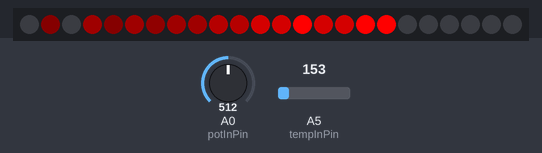
The sketch below on a simulated Arduino Uno, built with avr-gcc and run on an emulated ATmega328P. Shown: 24 RGB LEDs in strip order, left to right. The test bench sets the inputs (shaded band); at power-on: A5 (tempInPin) = 153, A0 (potInPin) = 512. Dim RGB values are drawn brighter than linear; random numbers use the default seed unless the sketch sets one.

Above: at 2.4 s.
2.5 s: A5 (tempInPin) set to 133
At 3.52 s:
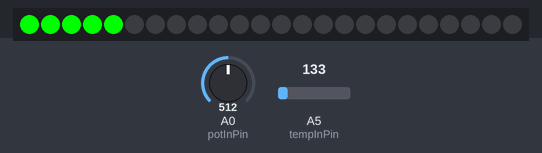
5.4 s: A0 (potInPin) set to 273
7.7 s: A0 (potInPin) set to 241
At 8.37 s:
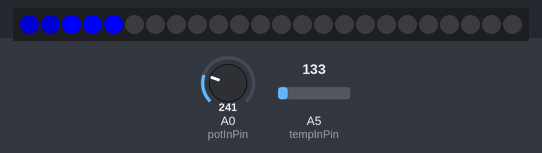
10.6 s: A5 (tempInPin) set to 114
At 11.67 s:
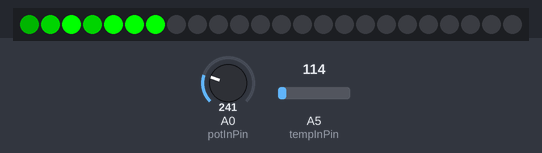
13.0 s: A5 (tempInPin) set to 165
At 14.74 s:
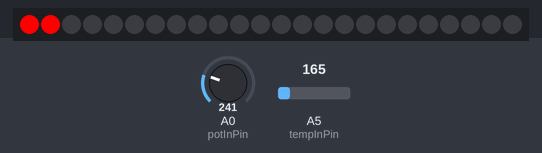
16.0 s: A0 (potInPin) set to 1014
18.2 s: A0 (potInPin) set to 1023
At 21.06 s:
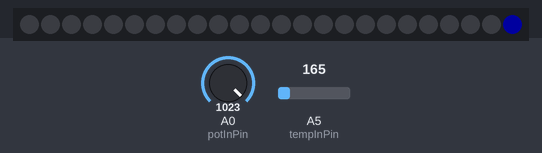

Measured:
- the behaviour switches between 256 and 255 on A0 (potInPin) (found by bisection; images 1 and 2)
- the behaviour switches between 1022 and 1023 on A0 (potInPin) (found by bisection; images 4 and 5)

The sketch:

temp_neo_pot.ino
```cpp
/* TMP36 Pin Variables
the analog pin the TMP36's Vout (sense) pin is connected to
the resolution is 10 mV / degree centigrade with a
500 mV offset to allow for negative temperatures */

#include <Adafruit_NeoPixel.h>
#define PIN 0
#define NUM_LEDS 24

Adafruit_NeoPixel strip = Adafruit_NeoPixel(NUM_LEDS, PIN, NEO_GRB + NEO_KHZ800);

const int potInPin = A0;
const int tempInPin = A5;
int potValue = 0;
int mapPot = 0;
int temp = 0;

void setup() {
  strip.begin();
  strip.show();

}

void loop() {

  int potValue = analogRead(potInPin);
  int tempReading = analogRead(tempInPin);
  float voltage = tempReading * 5.0; // converting that reading to voltage, for 3.3v arduino use 3.3
  voltage /= 1024.0;
  float tempC = (voltage - 0.5) * 100 ; //converting from 10 mv per degree wit 500 mV offset to degrees ((voltage - 500mV) times 100)
  int temp = tempC;

  mapPot = map(potValue, 0, 1023, 10, 30);

  if (mapPot == temp ) {
    meteorRain(0, 0, 255,2, 128, true, 30);
  }

  if (temp > mapPot ) {
    meteorRain(255, 0, 0,2, 128, true, 30);
  }

  if (temp < mapPot ) {
    meteorRain(0, 255, 0,2, 128, true, 30);
  }

}

void meteorRain(byte red, byte green, byte blue, byte meteorSize, byte meteorTrailDecay, boolean meteorRandomDecay, int SpeedDelay) {
  setAll(0,0,0);

  for(int i = 0; i < NUM_LEDS+NUM_LEDS; i++) {


    // fade brightness all LEDs one step
    for(int j=0; j<NUM_LEDS; j++) {
      if( (!meteorRandomDecay) || (random(10)>5) ) {
        fadeToBlack(j, meteorTrailDecay );
      }
    }

    // draw meteor
    for(int j = 0; j < meteorSize; j++) {
      if( ( i-j <NUM_LEDS) && (i-j>=0) ) {
        setPixel(i-j, red, green, blue);
      }
    }

    showStrip();
    delay(SpeedDelay);
  }
}

void fadeToBlack(int ledNo, byte fadeValue) {
 #ifdef ADAFRUIT_NEOPIXEL_H
    // NeoPixel
    uint32_t oldColor;
    uint8_t r, g, b;
    int value;

    oldColor = strip.getPixelColor(ledNo);
    r = (oldColor & 0x00ff0000UL) >> 16;
    g = (oldColor & 0x0000ff00UL) >> 8;
    b = (oldColor & 0x000000ffUL);

    r=(r<=10)? 0 : (int) r-(r*fadeValue/256);
    g=(g<=10)? 0 : (int) g-(g*fadeValue/256);
    b=(b<=10)? 0 : (int) b-(b*fadeValue/256);

    strip.setPixelColor(ledNo, r,g,b);
 #endif
 #ifndef ADAFRUIT_NEOPIXEL_H
   // FastLED
   leds[ledNo].fadeToBlackBy( fadeValue );
 #endif
}

void showStrip() {
 #ifdef ADAFRUIT_NEOPIXEL_H
   // NeoPixel
   strip.show();
 #endif
 #ifndef ADAFRUIT_NEOPIXEL_H
   // FastLED
   FastLED.show();
 #endif
}

void setPixel(int Pixel, byte red, byte green, byte blue) {
 #ifdef ADAFRUIT_NEOPIXEL_H
   // NeoPixel
   strip.setPixelColor(Pixel, strip.Color(red, green, blue));
 #endif
 #ifndef ADAFRUIT_NEOPIXEL_H
   // FastLED
   leds[Pixel].r = red;
   leds[Pixel].g = green;
   leds[Pixel].b = blue;
 #endif
}

void setAll(byte red, byte green, byte blue) {
  for(int i = 0; i < NUM_LEDS; i++ ) {
    setPixel(i, red, green, blue);
  }
  showStrip();
}
```
